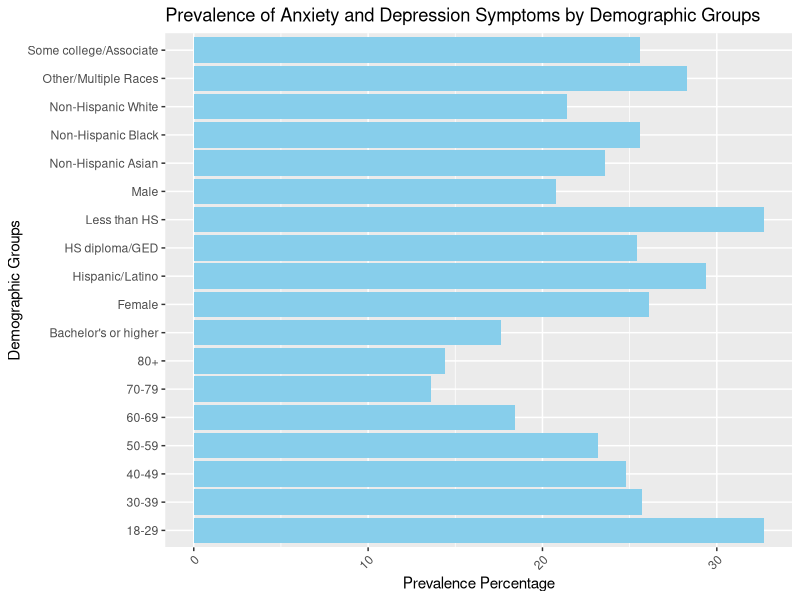

Recreate this plot in R.
## ---- chunk 1
knitr::opts_chunk$set(echo = TRUE)
## ---- chunk 2
library(readr)
anxiety_depression <- read_csv("Indicators_of_Anxiety_or_Depression_Based_on_Reported_Frequency_of_Symptoms_During_Last_7_Days.csv")
View(anxiety_depression)

## ---- chunk 3
# deleting unneeded columns
library(tidyverse)
col_delete <- c("Time Period Label", "Confidence Interval", "Quartile Range")

anxiety_depression <- anxiety_depression %>% 
  select(-one_of(col_delete))


#seperating the data by indicator
# Filter data for depressive disorder
depressive_data <- anxiety_depression %>%
  filter(Indicator == "Symptoms of Depressive Disorder")

# Filter data for anxiety disorder
anxiety_data <- anxiety_depression %>%
  filter(Indicator == "Symptoms of Anxiety Disorder")

# Filter data for depressive and anxiety disorder
depressive_anxiety_data <- anxiety_depression %>%
  filter(Indicator == "Symptoms of Anxiety Disorder or Depressive Disorder")

## ---- chunk 4
# Load the required library
library(ggplot2)

# Create a data frame with the provided data
data <- data.frame(
  Demographic_Group = c('18-29', '30-39', '40-49', '50-59', '60-69', '70-79', '80+', 
                        'Male', 'Female', 'Hispanic/Latino', 'Non-Hispanic White', 
                        'Non-Hispanic Black', 'Non-Hispanic Asian', 'Other/Multiple Races', 
                        'Less than HS', 'HS diploma/GED', 'Some college/Associate', 
                        "Bachelor's or higher"),
  Prevalence_Percentage = c(32.7, 25.7, 24.8, 23.2, 18.4, 13.6, 14.4, 20.8, 26.1, 
                            29.4, 21.4, 25.6, 23.6, 28.3, 32.7, 25.4, 25.6, 17.6)
)

# Create the bar plot
ggplot(data, aes(x = Demographic_Group, y = Prevalence_Percentage)) +
  geom_bar(stat = "identity", fill = "skyblue") +
  labs(title = "Prevalence of Anxiety and Depression Symptoms by Demographic Groups",
       x = "Demographic Groups",
       y = "Prevalence Percentage") +
  theme(axis.text.x = element_text(angle = 45, hjust = 1)) +
  coord_flip()  # Rotate x-axis labels for better readability
